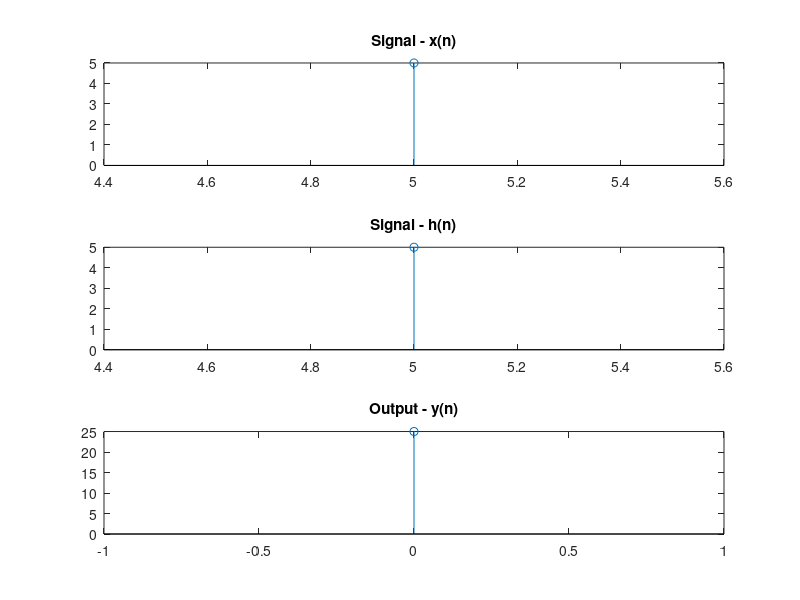

Source code (MATLAB):
p=input('Enter the limit for x\n');
q=input('Enter the limit for y\n');
x=input('Enter the elements for x\n');
y=input('Enter the elements for y\n');
n1=p ;
n2=q;
subplot(3,1,1);
stem(n1,x);
title('Signal - x(n)');
subplot(3,1,2);
stem(n2,y);
title('Signal - h(n)');
z=conv(x,y);
t=length(n1)+length(n2)-1;
s=0:t-1;
subplot(3,1,3);
stem(s,z);

title('Output - y(n)');